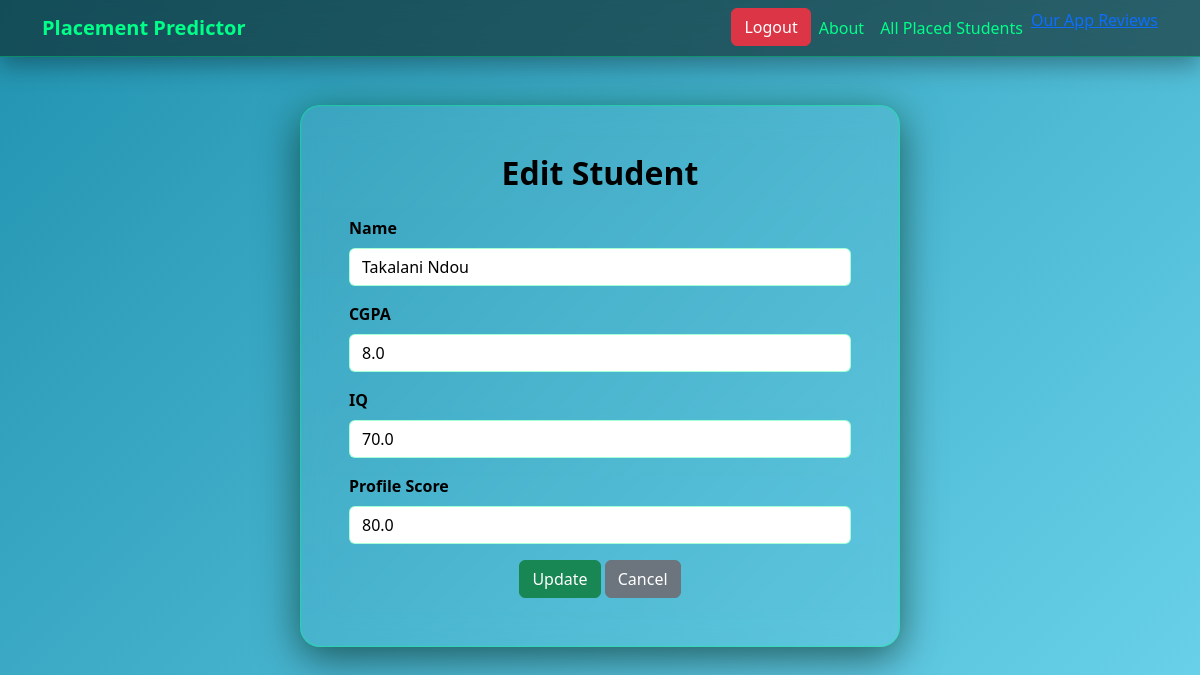
The page /edit_student/3 (signed in) on the database as committed earlier.
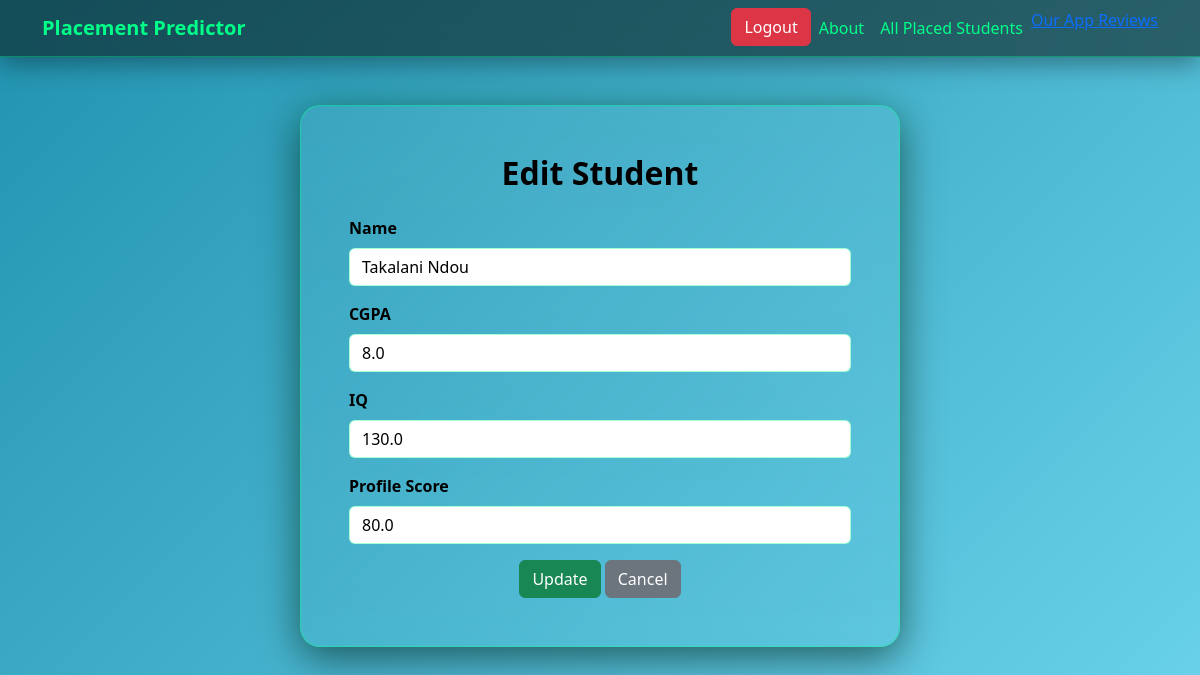
The same page on the database as committed later.
### tables this page shows
CREATE TABLE placed_students(
        Id INTEGER PRIMARY KEY AUTOINCREMENT,
        User_id INTEGER,
        Student_name TEXT NOT NULL,
        CGPA REAL,
        IQ_level REAL,
        Profile_score REAL,
        FOREIGN KEY(User_id) REFERENCES users(id)
    );

### app.py (the view, shortened to what this page needs)
@app.route("/edit_student/<int:student_id>", methods=["GET", "POST"])
@login_required
def edit_student(student_id):
    conn = get_db_connection()
    student = conn.execute(
        "SELECT * FROM placed_students WHERE Id=? AND User_id=?",
        (student_id, session["user_id"])
    ).fetchone()
    if not student:
        conn.close()
        flash("Student not found or you do not have permission.", "danger")
        return redirect(url_for("my_placed_students"))
    conn.close()
    return render_template("edit_student.html", student=student)

### app.py (called while the page is built)
def get_db_connection():
    conn=sqlite3.connect(DATABASE)
    conn.row_factory=sqlite3.Row
    return conn

def login_required(f):
    @wraps(f)
    def wrapper(*args,**kwargs):
        if "user_id" not in session:
            flash("Please log in to continue.","warning")
            return redirect(url_for("login"))
        return f(*args,**kwargs)
    return wrapper

### templates/edit_student.html
{% extends "base.html" %}
{% block content %}
<div class="glass p-4 p-md-5 mx-auto" style="max-width: 600px;">
  <h2 class="text-center mb-4" style="color: black "><strong>Edit Student</strong></h2>
  <form method="post">
    <div class="mb-3">
      <label class="form-label" style="color:black"><strong>Name</strong></label>
      <input type="text" class="form-control" name="student_name" value="{{ student['Student_name'] }}" required>
    </div>
    <div class="mb-3">
      <label class="form-label" style="color:black"><strong>CGPA</strong></label>
      <input type="number" step="0.01" class="form-control" name="cgpa" value="{{ student['CGPA'] }}">
    </div>
    <div class="mb-3">
      <label class="form-label" style="color:black"><strong>IQ</strong></label>
      <input type="number" step="1" class="form-control" name="iq" value="{{ student['IQ_level'] }}">
    </div>
    <div class="mb-3">
      <label class="form-label" style="color:black"><strong>Profile Score</strong></label>
      <input type="number" step="1" class="form-control" name="profile_score" value="{{ student['Profile_score'] }}">
    </div>
    <div class="text-center">
      <button type="submit" class="btn btn-success">Update</button>
      <a href="{{ url_for('my_placed_students') }}" class="btn btn-secondary">Cancel</a>
    </div>
  </form>
</div>
{% endblock %}

Rows that differ between the two databases and show on the page:
changed placed_students "Takalani Ndou": iq "70.0" → "130.0"
